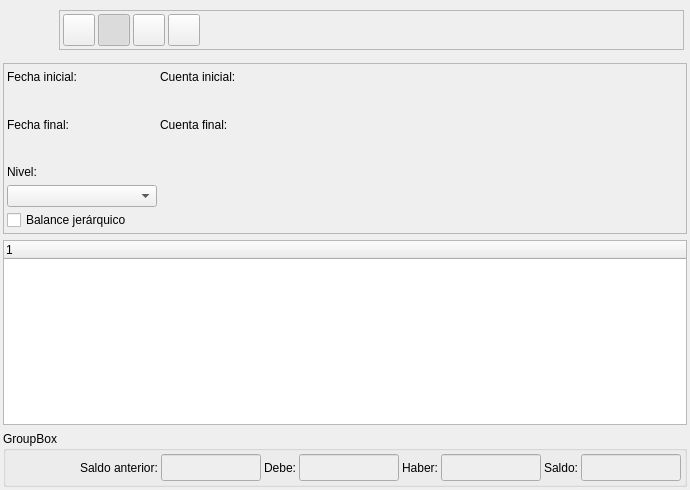
<ui version="4.0" >
 <author>Tomeu Borras Riera</author>
 <class>BalanceBase</class>
 <widget class="QWidget" name="BalanceBase" >
  <property name="geometry" >
   <rect>
    <x>0</x>
    <y>0</y>
    <width>690</width>
    <height>490</height>
   </rect>
  </property>
  <property name="sizePolicy" >
   <sizepolicy>
    <hsizetype>0</hsizetype>
    <vsizetype>0</vsizetype>
    <horstretch>0</horstretch>
    <verstretch>0</verstretch>
   </sizepolicy>
  </property>
  <property name="minimumSize" >
   <size>
    <width>650</width>
    <height>450</height>
   </size>
  </property>
  <property name="windowTitle" >
   <string>Balance de cuentas</string>
  </property>
  <property name="windowIcon" >
   <iconset resource="../../bulmages.qrc" >:/BulmaCont32x32/images/png/i_balance.xpm</iconset>
  </property>
  <layout class="QVBoxLayout" >
   <property name="margin" >
    <number>3</number>
   </property>
   <property name="spacing" >
    <number>6</number>
   </property>
   <item>
    <layout class="QHBoxLayout" >
     <property name="margin" >
      <number>3</number>
     </property>
     <property name="spacing" >
      <number>5</number>
     </property>
     <item>
      <widget class="QLabel" name="pixmapLabel1" >
       <property name="sizePolicy" >
        <sizepolicy>
         <hsizetype>0</hsizetype>
         <vsizetype>0</vsizetype>
         <horstretch>0</horstretch>
         <verstretch>0</verstretch>
        </sizepolicy>
       </property>
       <property name="minimumSize" >
        <size>
         <width>48</width>
         <height>48</height>
        </size>
       </property>
       <property name="maximumSize" >
        <size>
         <width>48</width>
         <height>48</height>
        </size>
       </property>
       <property name="pixmap" >
        <pixmap resource="../../bulmages.qrc" >:/BulmaCont32x32/images/png/i_balance.xpm</pixmap>
       </property>
       <property name="scaledContents" >
        <bool>true</bool>
       </property>
      </widget>
     </item>
     <item>
      <widget class="QFrame" name="frame_3" >
       <property name="sizePolicy" >
        <sizepolicy>
         <hsizetype>7</hsizetype>
         <vsizetype>0</vsizetype>
         <horstretch>0</horstretch>
         <verstretch>3</verstretch>
        </sizepolicy>
       </property>
       <property name="frameShape" >
        <enum>QFrame::StyledPanel</enum>
       </property>
       <property name="frameShadow" >
        <enum>QFrame::Raised</enum>
       </property>
       <layout class="QGridLayout" >
        <property name="margin" >
         <number>3</number>
        </property>
        <property name="spacing" >
         <number>3</number>
        </property>
        <item row="0" column="2" >
         <widget class="QToolButton" name="mui_filtrar" >
          <property name="minimumSize" >
           <size>
            <width>32</width>
            <height>32</height>
           </size>
          </property>
          <property name="maximumSize" >
           <size>
            <width>32</width>
            <height>32</height>
           </size>
          </property>
          <property name="toolTip" >
           <string>Filtrar balance</string>
          </property>
          <property name="whatsThis" >
           <string>Filtrar balance</string>
          </property>
          <property name="text" >
           <string/>
          </property>
          <property name="icon" >
           <iconset resource="../../bulmages.qrc" >:/Images/edit-find.svg</iconset>
          </property>
          <property name="iconSize" >
           <size>
            <width>32</width>
            <height>32</height>
           </size>
          </property>
          <property name="shortcut" >
           <string>Ctrl+F</string>
          </property>
          <property name="checkable" >
           <bool>true</bool>
          </property>
          <property name="checked" >
           <bool>true</bool>
          </property>
         </widget>
        </item>
        <item row="0" column="5" >
         <spacer>
          <property name="orientation" >
           <enum>Qt::Horizontal</enum>
          </property>
          <property name="sizeType" >
           <enum>QSizePolicy::Expanding</enum>
          </property>
          <property name="sizeHint" >
           <size>
            <width>52</width>
            <height>25</height>
           </size>
          </property>
         </spacer>
        </item>
        <item row="0" column="4" >
         <widget class="QToolButton" name="mui_actualizar" >
          <property name="minimumSize" >
           <size>
            <width>32</width>
            <height>32</height>
           </size>
          </property>
          <property name="maximumSize" >
           <size>
            <width>32</width>
            <height>32</height>
           </size>
          </property>
          <property name="toolTip" >
           <string>Actualizar balance</string>
          </property>
          <property name="whatsThis" >
           <string>Actualizar balance</string>
          </property>
          <property name="text" >
           <string/>
          </property>
          <property name="icon" >
           <iconset resource="../../bulmages.qrc" >:/Genericos32x32/images/png/i_reload.png</iconset>
          </property>
          <property name="iconSize" >
           <size>
            <width>32</width>
            <height>32</height>
           </size>
          </property>
          <property name="shortcut" >
           <string>F5</string>
          </property>
          <property name="checkable" >
           <bool>false</bool>
          </property>
          <property name="checked" >
           <bool>false</bool>
          </property>
         </widget>
        </item>
        <item row="0" column="1" >
         <widget class="QToolButton" name="mui_imprimir" >
          <property name="minimumSize" >
           <size>
            <width>32</width>
            <height>32</height>
           </size>
          </property>
          <property name="maximumSize" >
           <size>
            <width>32</width>
            <height>32</height>
           </size>
          </property>
          <property name="toolTip" >
           <string>Imprimir balance</string>
          </property>
          <property name="whatsThis" >
           <string>Imprimir balance</string>
          </property>
          <property name="text" >
           <string/>
          </property>
          <property name="icon" >
           <iconset resource="../../bulmages.qrc" >:/Images/document-print.svg</iconset>
          </property>
          <property name="iconSize" >
           <size>
            <width>32</width>
            <height>32</height>
           </size>
          </property>
          <property name="shortcut" >
           <string>Ctrl+P</string>
          </property>
         </widget>
        </item>
        <item row="0" column="3" >
         <widget class="QToolButton" name="mui_configurar" >
          <property name="minimumSize" >
           <size>
            <width>32</width>
            <height>32</height>
           </size>
          </property>
          <property name="maximumSize" >
           <size>
            <width>32</width>
            <height>32</height>
           </size>
          </property>
          <property name="toolTip" >
           <string>Configurar</string>
          </property>
          <property name="whatsThis" >
           <string>Configurar</string>
          </property>
          <property name="text" >
           <string/>
          </property>
          <property name="icon" >
           <iconset resource="../../bulmages.qrc" >:/Genericos32x32/images/png/i_packageSettings.png</iconset>
          </property>
          <property name="iconSize" >
           <size>
            <width>32</width>
            <height>32</height>
           </size>
          </property>
          <property name="shortcut" >
           <string>Ctrl+B</string>
          </property>
          <property name="checkable" >
           <bool>false</bool>
          </property>
          <property name="checked" >
           <bool>false</bool>
          </property>
         </widget>
        </item>
       </layout>
      </widget>
     </item>
    </layout>
   </item>
   <item>
    <widget class="QFrame" name="frame" >
     <property name="frameShape" >
      <enum>QFrame::StyledPanel</enum>
     </property>
     <property name="frameShadow" >
      <enum>QFrame::Raised</enum>
     </property>
     <layout class="QGridLayout" >
      <property name="margin" >
       <number>3</number>
      </property>
      <property name="spacing" >
       <number>3</number>
      </property>
      <item row="0" column="0" >
       <widget class="QLabel" name="TextLabel1_2_2" >
        <property name="sizePolicy" >
         <sizepolicy>
          <hsizetype>0</hsizetype>
          <vsizetype>0</vsizetype>
          <horstretch>0</horstretch>
          <verstretch>0</verstretch>
         </sizepolicy>
        </property>
        <property name="text" >
         <string>Fecha inicial:</string>
        </property>
       </widget>
      </item>
      <item row="0" column="1" >
       <widget class="QLabel" name="TextLabel1_3" >
        <property name="text" >
         <string>Cuenta inicial:</string>
        </property>
       </widget>
      </item>
      <item row="0" column="2" >
       <spacer>
        <property name="orientation" >
         <enum>Qt::Horizontal</enum>
        </property>
        <property name="sizeHint" >
         <size>
          <width>241</width>
          <height>20</height>
         </size>
        </property>
       </spacer>
      </item>
      <item row="1" column="0" >
       <widget class="BusquedaFecha" native="1" name="m_fechainicial1" >
        <property name="sizePolicy" >
         <sizepolicy>
          <hsizetype>0</hsizetype>
          <vsizetype>0</vsizetype>
          <horstretch>0</horstretch>
          <verstretch>0</verstretch>
         </sizepolicy>
        </property>
        <property name="minimumSize" >
         <size>
          <width>100</width>
          <height>20</height>
         </size>
        </property>
       </widget>
      </item>
      <item row="1" column="1" colspan="2" >
       <widget class="BusquedaCuenta" native="1" name="m_codigoinicial" >
        <property name="minimumSize" >
         <size>
          <width>100</width>
          <height>20</height>
         </size>
        </property>
       </widget>
      </item>
      <item row="2" column="0" >
       <widget class="QLabel" name="TextLabel1_2_2_2" >
        <property name="text" >
         <string>Fecha final:</string>
        </property>
       </widget>
      </item>
      <item row="2" column="1" >
       <widget class="QLabel" name="TextLabel1_3_2" >
        <property name="text" >
         <string>Cuenta final:</string>
        </property>
       </widget>
      </item>
      <item row="2" column="2" >
       <spacer>
        <property name="orientation" >
         <enum>Qt::Horizontal</enum>
        </property>
        <property name="sizeHint" >
         <size>
          <width>241</width>
          <height>23</height>
         </size>
        </property>
       </spacer>
      </item>
      <item row="3" column="0" >
       <widget class="BusquedaFecha" native="1" name="m_fechafinal1" >
        <property name="sizePolicy" >
         <sizepolicy>
          <hsizetype>0</hsizetype>
          <vsizetype>0</vsizetype>
          <horstretch>0</horstretch>
          <verstretch>0</verstretch>
         </sizepolicy>
        </property>
        <property name="minimumSize" >
         <size>
          <width>100</width>
          <height>20</height>
         </size>
        </property>
       </widget>
      </item>
      <item row="3" column="1" >
       <widget class="BusquedaCuenta" native="1" name="m_codigofinal" >
        <property name="sizePolicy" >
         <sizepolicy>
          <hsizetype>0</hsizetype>
          <vsizetype>0</vsizetype>
          <horstretch>0</horstretch>
          <verstretch>0</verstretch>
         </sizepolicy>
        </property>
        <property name="minimumSize" >
         <size>
          <width>100</width>
          <height>20</height>
         </size>
        </property>
       </widget>
      </item>
      <item row="4" column="0" >
       <widget class="QLabel" name="textLabel1_2" >
        <property name="text" >
         <string>Nivel:</string>
        </property>
        <property name="alignment" >
         <set>Qt::AlignLeading|Qt::AlignLeft|Qt::AlignVCenter</set>
        </property>
       </widget>
      </item>
      <item row="4" column="2" >
       <spacer>
        <property name="orientation" >
         <enum>Qt::Horizontal</enum>
        </property>
        <property name="sizeHint" >
         <size>
          <width>241</width>
          <height>20</height>
         </size>
        </property>
       </spacer>
      </item>
      <item row="5" column="0" >
       <widget class="QComboBox" name="combonivel" >
        <property name="minimumSize" >
         <size>
          <width>150</width>
          <height>0</height>
         </size>
        </property>
       </widget>
      </item>
      <item row="5" column="2" >
       <spacer>
        <property name="orientation" >
         <enum>Qt::Horizontal</enum>
        </property>
        <property name="sizeHint" >
         <size>
          <width>261</width>
          <height>20</height>
         </size>
        </property>
       </spacer>
      </item>
      <item row="6" column="0" >
       <widget class="QCheckBox" name="checksuperiores" >
        <property name="text" >
         <string>Balance jerárquico</string>
        </property>
       </widget>
      </item>
     </layout>
    </widget>
   </item>
   <item>
    <widget class="QTreeWidget" name="mui_list" >
     <column>
      <property name="text" >
       <string>1</string>
      </property>
     </column>
    </widget>
   </item>
   <item>
    <widget class="QGroupBox" name="groupBox_2" >
     <property name="title" >
      <string>GroupBox</string>
     </property>
     <layout class="QGridLayout" >
      <property name="margin" >
       <number>3</number>
      </property>
      <property name="spacing" >
       <number>3</number>
      </property>
      <item row="0" column="9" >
       <widget class="QLineEdit" name="totalsaldo" >
        <property name="sizePolicy" >
         <sizepolicy>
          <hsizetype>0</hsizetype>
          <vsizetype>0</vsizetype>
          <horstretch>0</horstretch>
          <verstretch>0</verstretch>
         </sizepolicy>
        </property>
        <property name="minimumSize" >
         <size>
          <width>100</width>
          <height>0</height>
         </size>
        </property>
        <property name="palette" >
         <palette>
          <active>
           <colorrole role="Base" >
            <brush brushstyle="SolidPattern" >
             <color alpha="255" >
              <red>238</red>
              <green>238</green>
              <blue>238</blue>
             </color>
            </brush>
           </colorrole>
          </active>
          <inactive>
           <colorrole role="Base" >
            <brush brushstyle="SolidPattern" >
             <color alpha="255" >
              <red>238</red>
              <green>238</green>
              <blue>238</blue>
             </color>
            </brush>
           </colorrole>
          </inactive>
          <disabled>
           <colorrole role="Base" >
            <brush brushstyle="SolidPattern" >
             <color alpha="255" >
              <red>255</red>
              <green>255</green>
              <blue>255</blue>
             </color>
            </brush>
           </colorrole>
          </disabled>
         </palette>
        </property>
        <property name="font" >
         <font>
          <pointsize>12</pointsize>
          <weight>75</weight>
          <bold>true</bold>
         </font>
        </property>
       </widget>
      </item>
      <item row="0" column="0" >
       <spacer>
        <property name="orientation" >
         <enum>Qt::Horizontal</enum>
        </property>
        <property name="sizeHint" >
         <size>
          <width>40</width>
          <height>20</height>
         </size>
        </property>
       </spacer>
      </item>
      <item row="0" column="5" >
       <widget class="QLineEdit" name="totaldebe" >
        <property name="sizePolicy" >
         <sizepolicy>
          <hsizetype>0</hsizetype>
          <vsizetype>0</vsizetype>
          <horstretch>0</horstretch>
          <verstretch>0</verstretch>
         </sizepolicy>
        </property>
        <property name="minimumSize" >
         <size>
          <width>100</width>
          <height>0</height>
         </size>
        </property>
        <property name="palette" >
         <palette>
          <active>
           <colorrole role="Base" >
            <brush brushstyle="SolidPattern" >
             <color alpha="255" >
              <red>238</red>
              <green>238</green>
              <blue>238</blue>
             </color>
            </brush>
           </colorrole>
          </active>
          <inactive>
           <colorrole role="Base" >
            <brush brushstyle="SolidPattern" >
             <color alpha="255" >
              <red>238</red>
              <green>238</green>
              <blue>238</blue>
             </color>
            </brush>
           </colorrole>
          </inactive>
          <disabled>
           <colorrole role="Base" >
            <brush brushstyle="SolidPattern" >
             <color alpha="255" >
              <red>255</red>
              <green>255</green>
              <blue>255</blue>
             </color>
            </brush>
           </colorrole>
          </disabled>
         </palette>
        </property>
        <property name="font" >
         <font>
          <pointsize>12</pointsize>
          <weight>75</weight>
          <bold>true</bold>
         </font>
        </property>
       </widget>
      </item>
      <item row="0" column="8" >
       <widget class="QLabel" name="label" >
        <property name="text" >
         <string>Saldo:</string>
        </property>
       </widget>
      </item>
      <item row="0" column="7" >
       <widget class="QLineEdit" name="totalhaber" >
        <property name="sizePolicy" >
         <sizepolicy>
          <hsizetype>0</hsizetype>
          <vsizetype>0</vsizetype>
          <horstretch>0</horstretch>
          <verstretch>0</verstretch>
         </sizepolicy>
        </property>
        <property name="minimumSize" >
         <size>
          <width>100</width>
          <height>0</height>
         </size>
        </property>
        <property name="palette" >
         <palette>
          <active>
           <colorrole role="Base" >
            <brush brushstyle="SolidPattern" >
             <color alpha="255" >
              <red>238</red>
              <green>238</green>
              <blue>238</blue>
             </color>
            </brush>
           </colorrole>
          </active>
          <inactive>
           <colorrole role="Base" >
            <brush brushstyle="SolidPattern" >
             <color alpha="255" >
              <red>238</red>
              <green>238</green>
              <blue>238</blue>
             </color>
            </brush>
           </colorrole>
          </inactive>
          <disabled>
           <colorrole role="Base" >
            <brush brushstyle="SolidPattern" >
             <color alpha="255" >
              <red>255</red>
              <green>255</green>
              <blue>255</blue>
             </color>
            </brush>
           </colorrole>
          </disabled>
         </palette>
        </property>
        <property name="font" >
         <font>
          <pointsize>12</pointsize>
          <weight>75</weight>
          <bold>true</bold>
         </font>
        </property>
       </widget>
      </item>
      <item row="0" column="6" >
       <widget class="QLabel" name="label_2" >
        <property name="text" >
         <string>Haber:</string>
        </property>
       </widget>
      </item>
      <item row="0" column="3" >
       <widget class="QLineEdit" name="totalsaldoant" >
        <property name="sizePolicy" >
         <sizepolicy>
          <hsizetype>0</hsizetype>
          <vsizetype>0</vsizetype>
          <horstretch>0</horstretch>
          <verstretch>0</verstretch>
         </sizepolicy>
        </property>
        <property name="minimumSize" >
         <size>
          <width>100</width>
          <height>0</height>
         </size>
        </property>
        <property name="palette" >
         <palette>
          <active>
           <colorrole role="Base" >
            <brush brushstyle="SolidPattern" >
             <color alpha="255" >
              <red>238</red>
              <green>238</green>
              <blue>238</blue>
             </color>
            </brush>
           </colorrole>
          </active>
          <inactive>
           <colorrole role="Base" >
            <brush brushstyle="SolidPattern" >
             <color alpha="255" >
              <red>238</red>
              <green>238</green>
              <blue>238</blue>
             </color>
            </brush>
           </colorrole>
          </inactive>
          <disabled>
           <colorrole role="Base" >
            <brush brushstyle="SolidPattern" >
             <color alpha="255" >
              <red>255</red>
              <green>255</green>
              <blue>255</blue>
             </color>
            </brush>
           </colorrole>
          </disabled>
         </palette>
        </property>
        <property name="font" >
         <font>
          <pointsize>12</pointsize>
          <weight>75</weight>
          <bold>true</bold>
         </font>
        </property>
       </widget>
      </item>
      <item row="0" column="2" >
       <widget class="QLabel" name="TextLabel2" >
        <property name="frameShape" >
         <enum>QFrame::NoFrame</enum>
        </property>
        <property name="frameShadow" >
         <enum>QFrame::Plain</enum>
        </property>
        <property name="text" >
         <string>Saldo anterior:</string>
        </property>
       </widget>
      </item>
      <item row="0" column="4" >
       <widget class="QLabel" name="label_3" >
        <property name="text" >
         <string>Debe:</string>
        </property>
       </widget>
      </item>
      <item row="0" column="1" >
       <spacer>
        <property name="orientation" >
         <enum>Qt::Horizontal</enum>
        </property>
        <property name="sizeType" >
         <enum>QSizePolicy::Preferred</enum>
        </property>
        <property name="sizeHint" >
         <size>
          <width>200</width>
          <height>16</height>
         </size>
        </property>
       </spacer>
      </item>
     </layout>
    </widget>
   </item>
  </layout>
 </widget>
 <layoutdefault spacing="3" margin="3" />
 <customwidgets>
  <customwidget>
   <class>BusquedaFecha</class>
   <extends>QWidget</extends>
   <header>../../bulmalib/src/busquedafecha.h</header>
  </customwidget>
  <customwidget>
   <class>BusquedaCuenta</class>
   <extends>QWidget</extends>
   <header>busquedacuenta.h</header>
  </customwidget>
 </customwidgets>
 <tabstops>
  <tabstop>mui_imprimir</tabstop>
  <tabstop>mui_filtrar</tabstop>
  <tabstop>mui_configurar</tabstop>
  <tabstop>mui_actualizar</tabstop>
  <tabstop>combonivel</tabstop>
  <tabstop>checksuperiores</tabstop>
  <tabstop>mui_list</tabstop>
 </tabstops>
 <resources>
  <include location="../../bulmages.qrc" />
 </resources>
 <connections>
  <connection>
   <sender>mui_filtrar</sender>
   <signal>toggled(bool)</signal>
   <receiver>frame</receiver>
   <slot>setShown(bool)</slot>
   <hints>
    <hint type="sourcelabel" >
     <x>160</x>
     <y>35</y>
    </hint>
    <hint type="destinationlabel" >
     <x>152</x>
     <y>63</y>
    </hint>
   </hints>
  </connection>
 </connections>
</ui>
